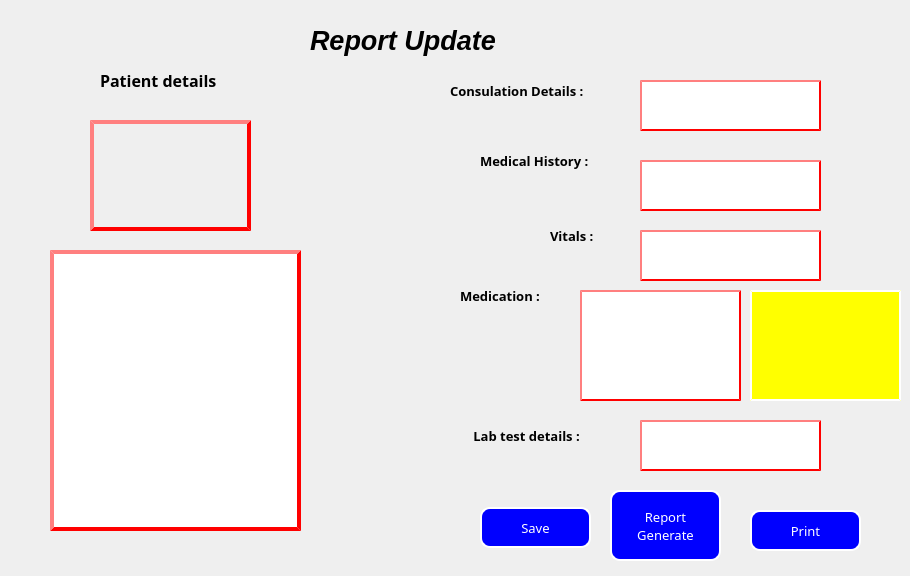
<?xml version="1.0" encoding="UTF-8"?>
<ui version="4.0">
 <class>Form</class>
 <widget class="QWidget" name="Form">
  <property name="geometry">
   <rect>
    <x>0</x>
    <y>0</y>
    <width>910</width>
    <height>576</height>
   </rect>
  </property>
  <property name="windowTitle">
   <string>Form</string>
  </property>
  <widget class="QLabel" name="label">
   <property name="geometry">
    <rect>
     <x>310</x>
     <y>10</y>
     <width>231</width>
     <height>61</height>
    </rect>
   </property>
   <property name="font">
    <font>
     <family>Segoe UI</family>
     <pointsize>20</pointsize>
     <weight>75</weight>
     <italic>true</italic>
     <bold>true</bold>
    </font>
   </property>
   <property name="text">
    <string>Report Update</string>
   </property>
  </widget>
  <widget class="QTextEdit" name="cons_details">
   <property name="geometry">
    <rect>
     <x>640</x>
     <y>80</y>
     <width>181</width>
     <height>51</height>
    </rect>
   </property>
   <property name="styleSheet">
    <string notr="true">border-style:outset;
border-color:red;
border-width:2px;

</string>
   </property>
  </widget>
  <widget class="QTextBrowser" name="pdetails">
   <property name="geometry">
    <rect>
     <x>50</x>
     <y>250</y>
     <width>251</width>
     <height>281</height>
    </rect>
   </property>
   <property name="styleSheet">
    <string notr="true">border-style:outset;
border-color:red;
border-width:4px;</string>
   </property>
  </widget>
  <widget class="QTextEdit" name="med_history">
   <property name="geometry">
    <rect>
     <x>640</x>
     <y>160</y>
     <width>181</width>
     <height>51</height>
    </rect>
   </property>
   <property name="styleSheet">
    <string notr="true">border-style:outset;
border-color:red;
border-width:2px;</string>
   </property>
  </widget>
  <widget class="QTextEdit" name="vitals">
   <property name="geometry">
    <rect>
     <x>640</x>
     <y>230</y>
     <width>181</width>
     <height>51</height>
    </rect>
   </property>
   <property name="styleSheet">
    <string notr="true">border-style:outset;
border-color:red;
border-width:2px;</string>
   </property>
  </widget>
  <widget class="QTextEdit" name="medication">
   <property name="geometry">
    <rect>
     <x>580</x>
     <y>290</y>
     <width>161</width>
     <height>111</height>
    </rect>
   </property>
   <property name="styleSheet">
    <string notr="true">border-style:outset;
border-color:red;
border-width:2px;</string>
   </property>
  </widget>
  <widget class="QTextEdit" name="LB">
   <property name="geometry">
    <rect>
     <x>640</x>
     <y>420</y>
     <width>181</width>
     <height>51</height>
    </rect>
   </property>
   <property name="styleSheet">
    <string notr="true">border-style:outset;
border-color:red;
border-width:2px;</string>
   </property>
  </widget>
  <widget class="QPushButton" name="saveButton">
   <property name="geometry">
    <rect>
     <x>480</x>
     <y>507</y>
     <width>111</width>
     <height>41</height>
    </rect>
   </property>
   <property name="font">
    <font>
     <family>Century Gothic</family>
     <pointsize>10</pointsize>
    </font>
   </property>
   <property name="styleSheet">
    <string notr="true">background-color:blue;
color:white;
border-style:outset;
border-width:2px;
border-color:white;
border-radius:10px;</string>
   </property>
   <property name="text">
    <string>Save</string>
   </property>
  </widget>
  <widget class="QPushButton" name="printButton">
   <property name="geometry">
    <rect>
     <x>750</x>
     <y>510</y>
     <width>111</width>
     <height>41</height>
    </rect>
   </property>
   <property name="font">
    <font>
     <family>Century Gothic</family>
     <pointsize>10</pointsize>
    </font>
   </property>
   <property name="styleSheet">
    <string notr="true">background-color:blue;
color:white;
border-style:outset;
border-width:2px;
border-color:white;
border-radius:10px;</string>
   </property>
   <property name="text">
    <string>Print</string>
   </property>
  </widget>
  <widget class="QLabel" name="label_2">
   <property name="geometry">
    <rect>
     <x>450</x>
     <y>70</y>
     <width>171</width>
     <height>41</height>
    </rect>
   </property>
   <property name="font">
    <font>
     <family>Century Gothic</family>
     <pointsize>10</pointsize>
     <weight>75</weight>
     <bold>true</bold>
    </font>
   </property>
   <property name="text">
    <string>Consulation Details :</string>
   </property>
  </widget>
  <widget class="QLabel" name="label_3">
   <property name="geometry">
    <rect>
     <x>480</x>
     <y>140</y>
     <width>151</width>
     <height>41</height>
    </rect>
   </property>
   <property name="font">
    <font>
     <family>Century Gothic</family>
     <pointsize>10</pointsize>
     <weight>75</weight>
     <bold>true</bold>
    </font>
   </property>
   <property name="text">
    <string>Medical History :</string>
   </property>
  </widget>
  <widget class="QLabel" name="label_4">
   <property name="geometry">
    <rect>
     <x>550</x>
     <y>210</y>
     <width>71</width>
     <height>51</height>
    </rect>
   </property>
   <property name="font">
    <font>
     <family>Century Gothic</family>
     <pointsize>10</pointsize>
     <weight>75</weight>
     <bold>true</bold>
    </font>
   </property>
   <property name="text">
    <string>Vitals :</string>
   </property>
  </widget>
  <widget class="QLabel" name="label_5">
   <property name="geometry">
    <rect>
     <x>460</x>
     <y>280</y>
     <width>111</width>
     <height>31</height>
    </rect>
   </property>
   <property name="font">
    <font>
     <family>Century Gothic</family>
     <pointsize>10</pointsize>
     <weight>75</weight>
     <bold>true</bold>
    </font>
   </property>
   <property name="text">
    <string>Medication :</string>
   </property>
  </widget>
  <widget class="QLabel" name="label_6">
   <property name="geometry">
    <rect>
     <x>470</x>
     <y>420</y>
     <width>141</width>
     <height>31</height>
    </rect>
   </property>
   <property name="font">
    <font>
     <family>Century Gothic</family>
     <pointsize>10</pointsize>
     <weight>75</weight>
     <bold>true</bold>
    </font>
   </property>
   <property name="text">
    <string> Lab test details :</string>
   </property>
  </widget>
  <widget class="QLabel" name="label_7">
   <property name="geometry">
    <rect>
     <x>100</x>
     <y>70</y>
     <width>141</width>
     <height>21</height>
    </rect>
   </property>
   <property name="font">
    <font>
     <family>Century Gothic</family>
     <pointsize>12</pointsize>
     <weight>75</weight>
     <bold>true</bold>
    </font>
   </property>
   <property name="text">
    <string>Patient details</string>
   </property>
  </widget>
  <widget class="QTextBrowser" name="fo_med">
   <property name="geometry">
    <rect>
     <x>750</x>
     <y>290</y>
     <width>151</width>
     <height>111</height>
    </rect>
   </property>
   <property name="styleSheet">
    <string notr="true">border-style:outset;
border-color:white;
border-width:2px;
background-color:yellow;
color:black;
</string>
   </property>
  </widget>
  <widget class="QLabel" name="pic">
   <property name="geometry">
    <rect>
     <x>90</x>
     <y>120</y>
     <width>161</width>
     <height>111</height>
    </rect>
   </property>
   <property name="styleSheet">
    <string notr="true">border-style:outset;
border-color:red;
border-width:4px;</string>
   </property>
   <property name="frameShape">
    <enum>QFrame::WinPanel</enum>
   </property>
   <property name="frameShadow">
    <enum>QFrame::Raised</enum>
   </property>
   <property name="text">
    <string/>
   </property>
   <property name="scaledContents">
    <bool>false</bool>
   </property>
  </widget>
  <widget class="QLabel" name="DateTime2">
   <property name="geometry">
    <rect>
     <x>760</x>
     <y>10</y>
     <width>141</width>
     <height>31</height>
    </rect>
   </property>
   <property name="text">
    <string/>
   </property>
  </widget>
  <widget class="QPushButton" name="reportGenButton">
   <property name="geometry">
    <rect>
     <x>610</x>
     <y>490</y>
     <width>111</width>
     <height>71</height>
    </rect>
   </property>
   <property name="font">
    <font>
     <family>Century Gothic</family>
     <pointsize>10</pointsize>
    </font>
   </property>
   <property name="styleSheet">
    <string notr="true">background-color:blue;
color:white;
border-style:outset;
border-width:2px;
border-color:white;
border-radius:10px;</string>
   </property>
   <property name="text">
    <string>Report 
Generate</string>
   </property>
  </widget>
 </widget>
 <resources/>
 <connections/>
</ui>
